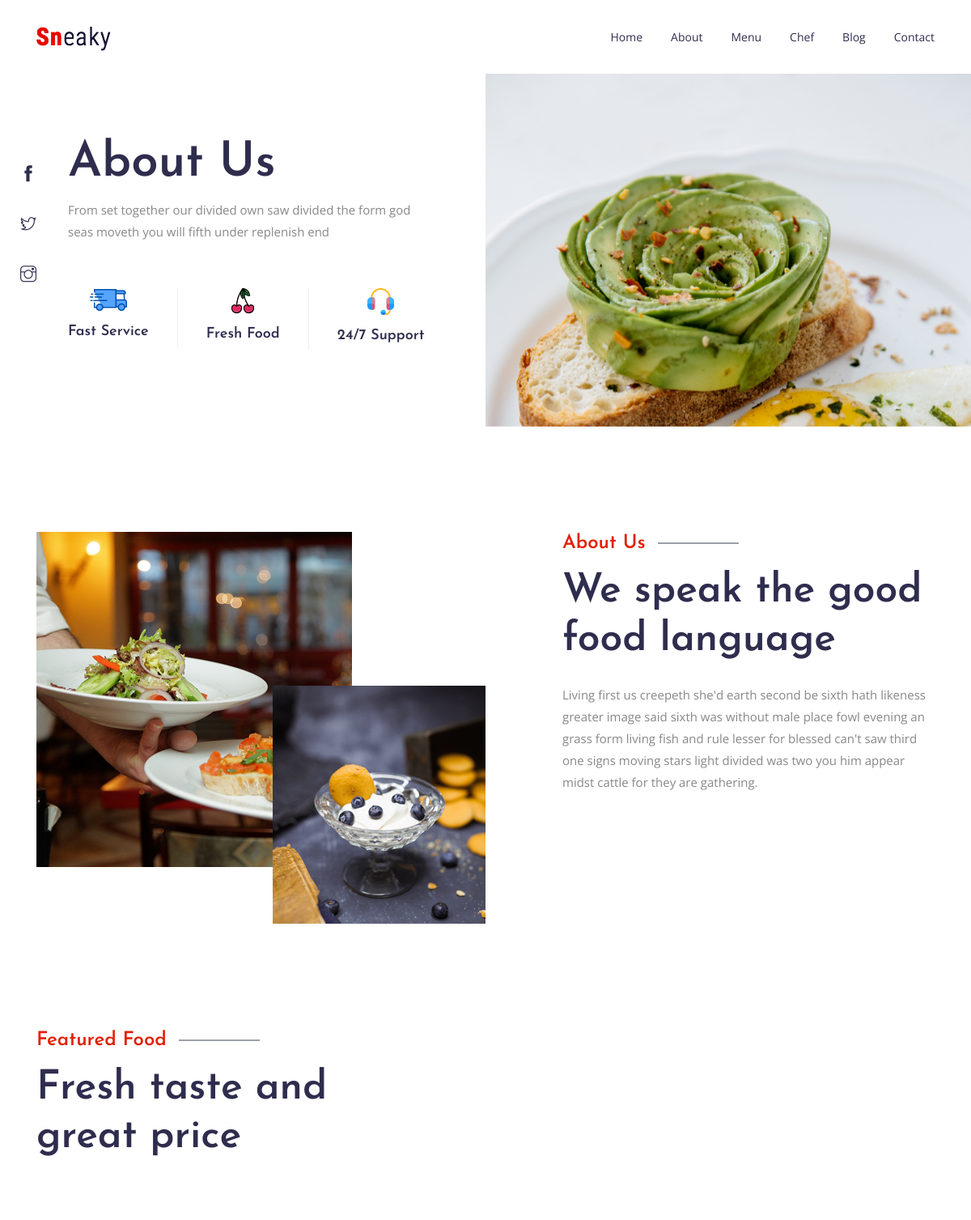
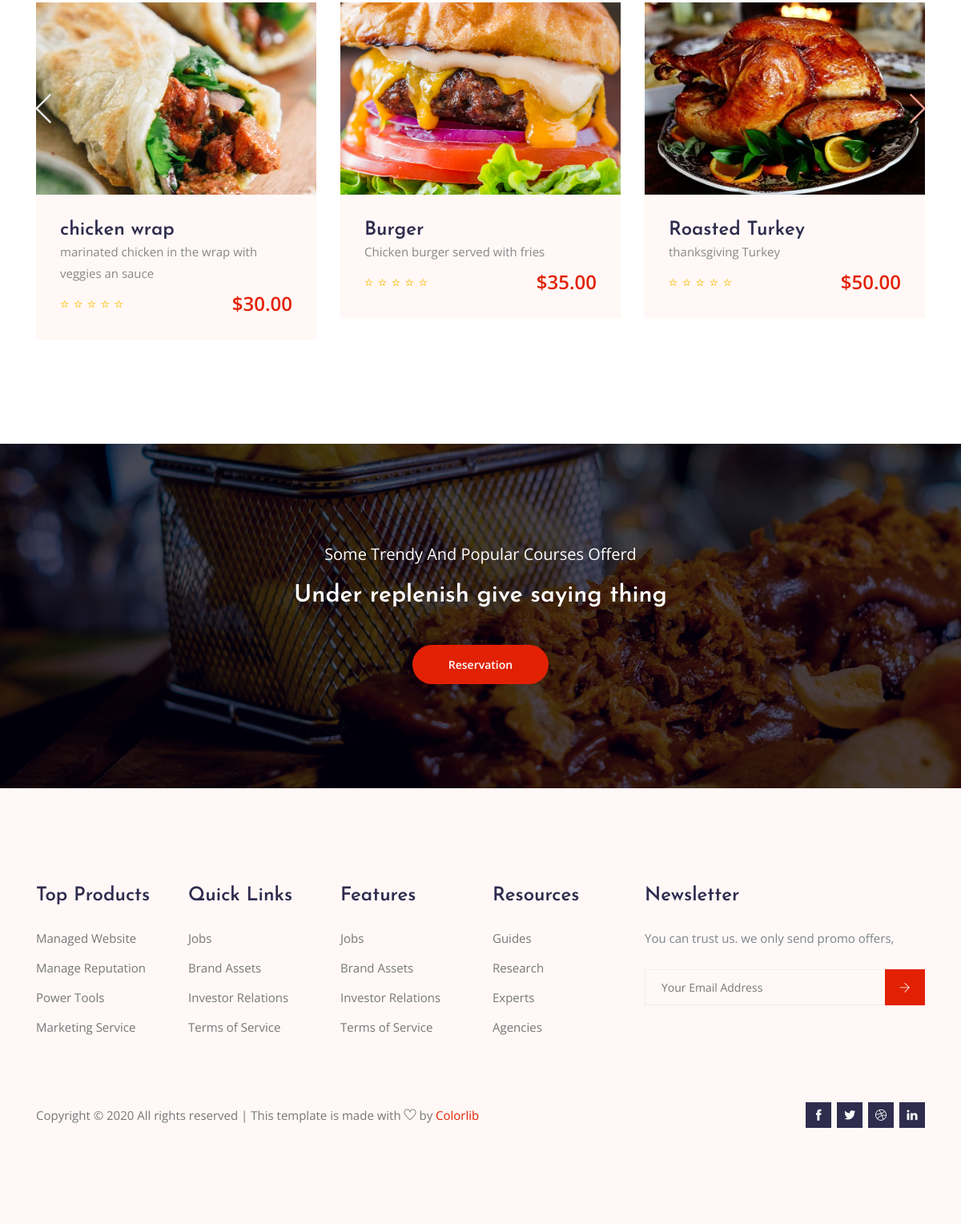
The page /about-us/ on the database its author committed (2 pictures, top to bottom).
### aboutus/models.py (models this page shows, shortened)
class AboutUs(models.Model):
    title = models.CharField(max_length=50)
    content = models.TextField()
    class Meta:
        verbose_name = 'about us'
        verbose_name_plural = 'about us'

### menu/models.py (models this page shows, shortened)
class Menu(models.Model):
    name = models.CharField(max_length=50)
    description = models.TextField(max_length=500)
    price = models.DecimalField(max_digits=5 , decimal_places=2)
    image = models.ImageField(upload_to='menu/')
    class Meta:
        verbose_name = 'menu'
        verbose_name_plural = 'menus'

### aboutus/views.py (the view)
# urls.py: path('',views.aboutus, name='aboutus'),
def aboutus(request):
    about = AboutUs.objects.last()
    menu = Menu.objects.all()
    context={
        'about' : about,
        'menu' : menu,
    }
    return render(request, 'aboutus/about.html', context)

### aboutus/templates/aboutus/about.html (shortened to what this page needs)
{% extends 'base.html' %}
{% load static %}
{% block body %}
  <section class="hero-banner hero-banner-sm">
    <div class="hero-wrapper">
      <div class="hero-left">
        <h1 class="hero-title">About Us</h1>
        <p>From  set together our divided own saw divided the form god <br class="d-none d-xl-block"> seas moveth you will fifth under replenish end</p>
        <ul class="hero-info d-none d-lg-block">
          <li>
            <img src="{% static 'site_static/img/banner/fas-service-icon.png' %}" alt="">
            <h4>Fast Service</h4>
          </li>
          <li>
            <img src="{% static 'site_static/img/banner/fresh-food-icon.png' %}" alt="">
            <h4>Fresh Food</h4>
          </li>
          <li>
            <img src="{% static 'site_static/img/banner/support-icon.png' %}" alt="">
            <h4>24/7 Support</h4>
          </li>
        </ul>
      </div>
      <div class="hero-right">
        <div class="owl-carousel owl-theme w-100 hero-carousel">
          <div class="hero-carousel-item">
            <img class="img-fluid" src="{% static 'site_static/img/banner/hero-banner-sm.png' %}" alt="">
          </div>
        </div>
      </div>
      <ul class="social-icons d-none d-lg-block">
        <li><a href="#"><i class="ti-facebook"></i></a></li>
        <li><a href="#"><i class="ti-twitter"></i></a></li>
        <li><a href="#"><i class="ti-instagram"></i></a></li>
      </ul>
    </div>
  </section>
  <section class="about section-margin pb-xl-70">
    <div class="container">
      <div class="row">
        <div class="col-md-6 col-xl-6 mb-5 mb-md-0 pb-5 pb-md-0">
          <div class="img-styleBox">
            <div class="styleBox-border">
              <img class="styleBox-img1 img-fluid" src="{% static 'site_static/img/home/about-img1.png' %}" alt="">
            </div>
            <img class="styleBox-img2 img-fluid" src="{% static 'site_static/img/home/about-img2.png' %}" alt="">
          </div>
        </div>
        <div class="col-md-6 pl-md-5 pl-xl-0 offset-xl-1 col-xl-5">
          <div class="section-intro mb-lg-4">
            <h4 class="intro-title">About Us</h4>
            <h2>{{about.title}}</h2>
          </div>
          <p>{{about.content}}</p>
        </div>
      </div>
    </div>
  </section>
  <section class="section-margin mb-lg-100">
    <div class="container">
      <div class="section-intro mb-75px">
        <h4 class="intro-title">Featured Food</h4>
        <h2>Fresh taste and great price</h2>
      </div>
      <div class="owl-carousel owl-theme featured-carousel">
      {% for menu in menu %}
        <div class="featured-item">
          <img class="imgcard" src="{{menu.image.url}}" alt="">
          <div class="item-body">
            <a href="#">
              <h3>{{menu.name}}</h3>
            </a>
            <p>{{menu.description}}</p>
            <div class="d-flex justify-content-between">
              <ul class="rating-star">
                <li><i class="ti-star"></i></li>
                <li><i class="ti-star"></i></li>
                <li><i class="ti-star"></i></li>
                <li><i class="ti-star"></i></li>
                <li><i class="ti-star"></i></li>
              </ul>
              <h3 class="price-tag">${{menu.price}}</h3>
            </div>
          </div>
        </div>
      {% endfor %}
      </div>
    </div>
  </section>
  <section class="cta-area text-center">
    <div class="container">
      <p>Some Trendy And Popular Courses Offerd</p>
      <h2>Under replenish give saying thing</h2>
      <a class="button" href="{% url 'contact:send_email'%}">Reservation</a>
    </div>
  </section>
  {% endblock body %}

### templates/base.html (shortened to what this page needs)
{% load static %}
<!DOCTYPE html>
<html lang="en">
<head>
    <link rel="stylesheet" href="{% static 'site_static/vendors/bootstrap/bootstrap.min.css' %}">
    <link rel="stylesheet" href="{% static 'site_static/vendors/themify-icons/themify-icons.css'%}">
    <link rel="stylesheet" href="{% static 'site_static/vendors/owl-carousel/owl.theme.default.min.css' %}">
    <link rel="stylesheet" href="{% static 'site_static/vendors/owl-carousel/owl.carousel.min.css' %}">
    <link rel="stylesheet" href="{% static 'site_static/vendors/Magnific-Popup/magnific-popup.css' %}">
    <link rel="stylesheet" href="{% static 'site_static/css/style.css' %}">
</head>
<body>
    <header class="header_area">
        <div class="main_menu">
            <nav class="navbar navbar-expand-lg navbar-light">
                <div class="container box_1620">
                    <a class="navbar-brand logo_h" href="index.html"><img src="{% static 'site_static/img/logo.png'%}" alt=""></a>
                    <div class="collapse navbar-collapse offset" id="navbarSupportedContent">
                        <ul class="nav navbar-nav menu_nav justify-content-end">
                            <li class="nav-item "><a class="nav-link" href="/">Home</a></li>
                            <li class="nav-item"><a class="nav-link" href="{% url 'aboutus:aboutus'%}">About</a></li>
                            <li class="nav-item"><a class="nav-link" href="{% url 'menu:menu_list'%}">Menu</a>
                                <li class="nav-item"><a class="nav-link" href="{% url 'chef:chef'%}">Chef</a>
                                <li class="nav-item"><a class="nav-link" href="{% url 'blog:post_list'%}">Blog</a>
                                    <li class="nav-item"><a class="nav-link" href="{% url 'contact:send_email'%}">Contact</a></li>
                        </ul>
                    </div>
                </div>
            </nav>
        </div>
    </header>
    {% block body%} {% endblock body %}
    <footer class="footer-area section-gap">
        <div class="container">
            <div class="row">
                <div class="col-xl-2 col-sm-6 mb-4 mb-xl-0 single-footer-widget">
                    <h4>Top Products</h4>
                    <ul>
                        <li><a href="#">Managed Website</a></li>
                        <li><a href="#">Manage Reputation</a></li>
                        <li><a href="#">Power Tools</a></li>
                        <li><a href="#">Marketing Service</a></li>
                    </ul>
                </div>
                <div class="col-xl-2 col-sm-6 mb-4 mb-xl-0 single-footer-widget">
                    <h4>Quick Links</h4>
                    <ul>
                        <li><a href="#">Jobs</a></li>
                        <li><a href="#">Brand Assets</a></li>
                        <li><a href="#">Investor Relations</a></li>
                        <li><a href="#">Terms of Service</a></li>
                    </ul>
                </div>
                <div class="col-xl-2 col-sm-6 mb-4 mb-xl-0 single-footer-widget">
                    <h4>Features</h4>
                    <ul>
                        <li><a href="#">Jobs</a></li>
                        <li><a href="#">Brand Assets</a></li>
                        <li><a href="#">Investor Relations</a></li>
                        <li><a href="#">Terms of Service</a></li>
                    </ul>
                </div>
                <div class="col-xl-2 col-sm-6 mb-4 mb-xl-0 single-footer-widget">
                    <h4>Resources</h4>
                    <ul>
                        <li><a href="#">Guides</a></li>
                        <li><a href="#">Research</a></li>
                        <li><a href="#">Experts</a></li>
                        <li><a href="#">Agencies</a></li>
                    </ul>
                </div>
                <div class="col-xl-4 col-md-8 mb-4 mb-xl-0 single-footer-widget">
                    <h4>Newsletter</h4>
                    <p>You can trust us. we only send promo offers,</p>
                    <div class="form-wrap" id="mc_embed_signup">
                        <form target="_blank" action="https://spondonit.us12.list-manage.com/subscribe/post?u=1462626880ade1ac87bd9c93a&amp;id=92a4423d01" method="get">
                            <div class="input-group">
                                <input type="email" class="form-control" name="EMAIL" placeholder="Your Email Address" onfocus="this.placeholder = ''" onblur="this.placeholder = 'Your Email Address '">
                                <div class="input-group-append">
                                    <button class="btn click-btn" type="submit">
                    <i class="ti-arrow-right"></i>
                  </button>
                                </div>
                            </div>
                        </form>
                    </div>
                </div>
            </div>
            <div class="footer-bottom row align-items-center text-center text-lg-left">
                <p class="footer-text m-0 col-lg-8 col-md-12">
                    Copyright &copy;
                     All rights reserved | This template is made with <i class="ti-heart" aria-hidden="true"></i> by <a href="https://colorlib.com" target="_blank">Colorlib</a>
                </p>
                <div class="col-lg-4 col-md-12 text-center text-lg-right footer-social">
                    <a href="#"><i class="ti-facebook"></i></a>
                    <a href="#"><i class="ti-twitter-alt"></i></a>
                    <a href="#"><i class="ti-dribbble"></i></a>
                    <a href="#"><i class="ti-linkedin"></i></a>
                </div>
            </div>
        </div>
    </footer>
</body>
</html>

### rows shown on the page
AboutUs: title "We speak the good food language", content "Living first us creepeth she'd earth second be sixth hath likeness greater image said sixth was without male place fowl evening an grass form living fish and rule lesser for blessed can't saw third one signs moving stars light divided was two you him appear midst cattle for they are gathering."
Menu: image (picture), name "chicken wrap", description "marinated chicken in the wrap with veggies an sauce", price "30.00"
Menu: image (picture), name "Burger", description "Chicken burger served with fries", price "35.00"
Menu: image (picture), name "Roasted Turkey", description "thanksgiving Turkey", price "50.00"
